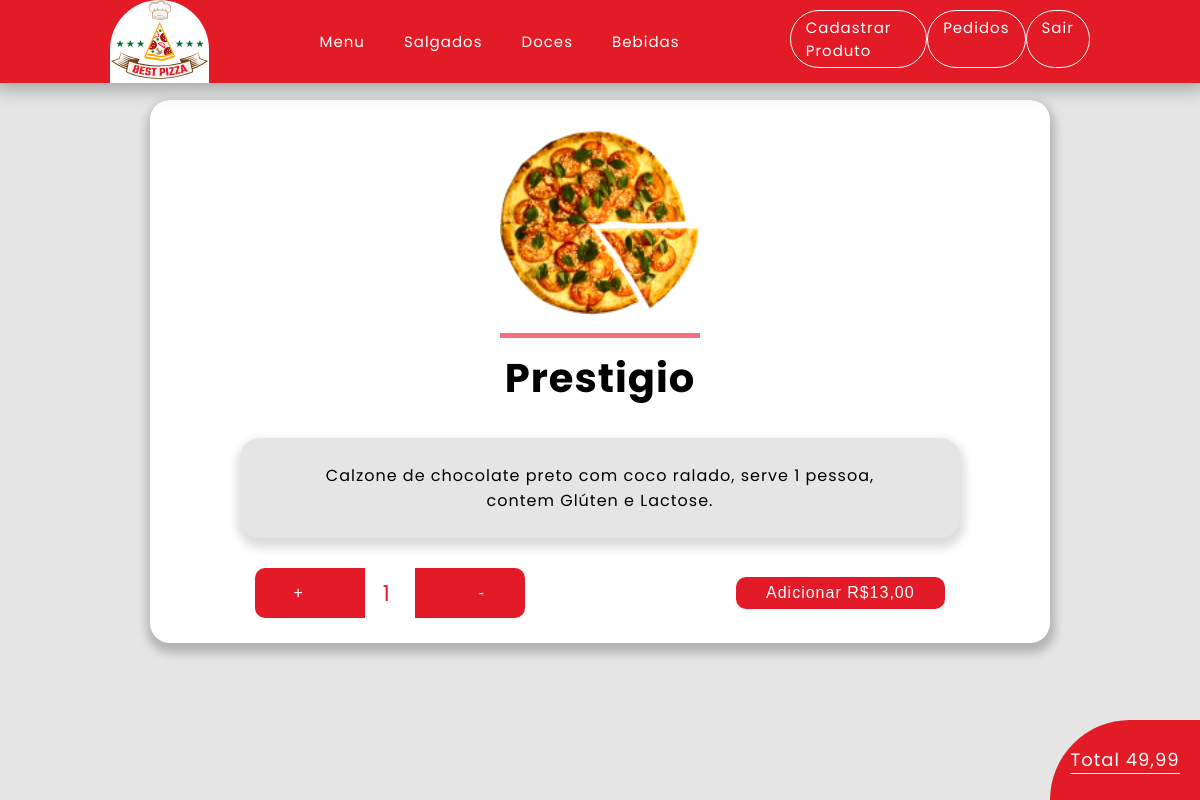
Screenshot of /assets/pages/produto.php?id=4 (signed in) with the database file from the repository.
### tables this page shows
CREATE TABLE `usuarios` (
  `idUsuario` int(11) NOT NULL COMMENT 'codigo do usuario gerado por auto incremento',
  `tipo_usuario_idTipo` int(11) NOT NULL COMMENT 'chave estrangeira da tabela tipo_usuario',
  `nome_usuarios` varchar(45) NOT NULL COMMENT 'nome do usuario',
  `senha` varchar(45) NOT NULL COMMENT 'senha do usuario',
  `email` varchar(100) NOT NULL COMMENT 'e-mail do usuario'
);

CREATE TABLE `produtos` (
  `idProduto` int(11) NOT NULL COMMENT 'codigo do produto',
  `tipoProduto_idtTipo_produto` int(11) NOT NULL COMMENT 'chave estrangeira da tabela tipo_produto',
  `nome_produtos` varchar(45) NOT NULL COMMENT 'nome do produto',
  `descricao` text NOT NULL COMMENT 'descrição do produto( valor nutricional, restrições alimenticias',
  `preco` decimal(5,2) NOT NULL COMMENT 'valor do produto',
  `imagem` varchar(100) NOT NULL COMMENT 'imagem do produto( nome do produto + md5)'
);

### assets/pages/produto.php (the view, shortened to what this page needs)
<?php
	$id = $_GET['id'];
?>
<!DOCTYPE html>
<html lang="pt-br">
<head>
  <link rel="stylesheet" href="../src/css/main.css">
  <link rel="stylesheet" href="../src/css/product.css">
  <link rel="stylesheet" href="../src/css/cart_footer.css">
</head>
<body>
  <header>
		<div id="logo"><img src="../src/img/Text.svg" alt="logo"></div>
		<?php include_once '../pages/parts/header.php'?>
	<?php
		include '../functions/connection.php';
		$stmt = $conn->query("SELECT produtos.idProduto, tipoproduto.nome_tipoProduto, produtos.nome_produtos, produtos.descricao, produtos.preco FROM produtos INNER JOIN tipoproduto on produtos.tipoProduto_idtTipo_produto = tipoproduto.idTipo_produto WHERE produtos.idProduto=".$id.";");
		while ($row = $stmt->fetch()) {
			$row["preco"] = str_replace('.', ',', $row["preco"]);
			echo'
			<main id="desc-product">
			<div id="img-product">
				<img src="../src/produtos/src/img/1.png" alt="">
			</div>
			<h1>'.$row["nome_produtos"].'</h1>
			<div id="content">
				<p>
				'.$row["descricao"].'
				</p>
			</div>
			<form id="action" method="GET" action="./novo-pedido.php">
				<div id="count-product">
					<button type="button" onclick="alterAmounth(1)" class="add-button count-button left">+</button>
					<input value="1" id="input-product" name="qnt" min="0" readonly="readonly" type="number">
					<button type="button" onclick="alterAmounth(-1)" class="add-button count-button right">-</button>
				</div>
				<button type="submit" id="adicionar"  class="add-button">Adicionar R$'.$row["preco"].'</button>
			</fom>
		</main>';
		}
	?>
	<footer>
		<a href="#" id="footer-content">
			<p id="price">Total 49,99</p>
		</a>
	</footer>
</body>
</html>

### assets/pages/parts/header.php
    <div id="links">
        <a class="nav-link" href="/PARTE%20PRATICA/">Menu</a>
        <a class="nav-link" href="">Salgados</a>
        <a class="nav-link" href="">Doces</a>
        <a class="nav-link" href="">Bebidas</a>
    </div>
    <?php
    if (isset($_SESSION['userId'])) {
        echo'<div id="dados">';
        include '../functions/connection.php';
        $stmt = $conn->query("SELECT usuarios.tipo_usuario_idTipo FROM `usuarios` WHERE idUsuario = ".$_SESSION['userId'].";");
        while ($row = $stmt->fetch()) {
            if ($row['tipo_usuario_idTipo'] == 1) {
                echo '<a class="nav-link" href="/PARTE%20PRATICA/assets/pages/novo-produto.php">Cadastrar Produto</a>';
                echo '<a class="nav-link" href="/PARTE%20PRATICA/assets/pages/adm-pedidos.php">Pedidos</a>';
            }else if ($row['tipo_usuario_idTipo'] == 2) {
                echo '<a class="nav-link" href="/PARTE%20PRATICA/assets/pages/novo-produto.php">Pedidos</a>';
            }
            else{
                echo '<a class="nav-link" href="/PARTE%20PRATICA/assets/pages/pedidos.php">Meus Pedidos</a>';
            }
        }
        echo'
        <a class="nav-link logoff" href="/PARTE%20PRATICA/assets/functions/delete_coockie.php">Sair</a>
        </div>';
        };
?>
</header>

### assets/src/css/main.css (style rules this page uses)
* { padding: 0; margin: 0; box-sizing: border-box; letter-spacing: 1px; }
header { box-shadow: #00000040 0px 4px 16px 4px; position: fixed; top: 0; z-index: 10; background: #E31B27; width: 100vw; display: flex; align-items: center; justify-content: space-evenly; }
#logo { background: white; border-radius: 100px 100px 0 0; }
#links { font-size: 15px; font-family: 'Poppins', sans-serif; width: 30%; display: flex; justify-content: space-between; }
#dados { font-size: 15px; font-family: 'Poppins', sans-serif; width: 25%; display: flex; justify-content: space-between; }
#dados a { color: white; border: 1px solid white; padding:5px 15px; margin-top: -5px; border-radius:100px; }
.nav-link { text-decoration: none; color:white; transition: 0.5s; }

### assets/src/css/product.css (style rules this page uses)
body { background: #E5E5E5; }
main { font-size: 20px; font-family: 'Poppins', sans-serif; width: 75%; margin: auto; background:white; display: flex; flex-direction: column; align-items: center; border-radius:20px; margin-top: 100px; box-shadow: #00000038 1px 6px 10px 4px; padding-bottom: 25px; margin-bottom: 25px; }
#img-product { margin-top: 30px; width: 200px; padding-bottom: 10px; border-bottom: solid 5px #e31b289c; }
#img-product img { width: 100%; }
#content { display: flex; align-items: center; width: 60vw; background: #E5E5E5; border-radius:20px; padding:2vw 5vw; min-height: 100px; font-size: 16px; margin-top: 30px; box-shadow: #00000023 1px 6px 10px 4px; text-align: center; justify-content: center; }
h1 { margin-top: 10px; }
.add-button { text-decoration: none; color: white; background: #e31b28; padding: 7px 30px; font-size: 16px; border-radius: 10px; transition: 0.5s; }
#action { margin-top:50px; display:flex; flex-direction: row; margin-top: 30px; width: 100%; align-items: center; justify-content: space-around; }
#count-product { background-color: #e31b28; padding: 0px 0px; border-radius: 10px; display: flex; height: 50px; align-items: center; justify-content: space-around; width:30%; }
.left,.right,.add-button { border:none; }
#input-product { text-align: center; color: #e31b28; font-family: 'Poppins', sans-serif; font-size: 22px; border:none; padding:18px 0; text-align: center; padding-left: 8px; max-width:50px; }
.count-button { border-radius: 100px 0 0 100px; background:none; padding:0; width:40px; padding: 0 10px; text-align: center; }

### assets/src/css/cart_footer.css (style rules this page uses)
footer { z-index: 10; width: 150px; height: 80px; position: fixed; bottom: 0; right: 0; background: #E31B27; border-radius: 100px 0 0 0; display: flex; align-items: center; justify-content: space-evenly; }
#footer-content { text-decoration: none; display: flex; flex-direction: column; }
footer a { color: white; font-size: 18px; font-family: 'Poppins', sans-serif; }
#price { border-bottom: 1px solid white; padding-bottom: 1 10px }

### rows the page displays
usuarios: shows "Cadastrar Produto"
produtos: nome_produtos "Prestigio", descricao "Calzone de chocolate preto com coco ralado, serve 1 pessoa, contem Glúten e Lactose.", preco "13,00"
